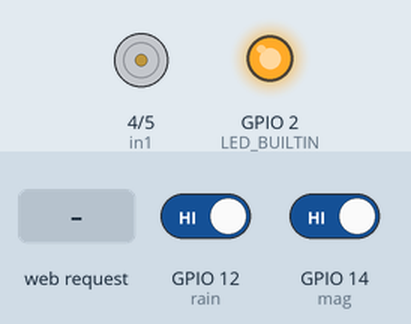
This sketch was run on a simulated ESP8266 (NodeMCU). Parts: motor-driver pin pairs drawn as motors (green arrow = first pin HIGH = forward, orange = second pin HIGH = backward, longer = more drive), output pins drawn as LEDs (lit = HIGH, except the on-board LED, lit = LOW). The inputs (shaded band) are chosen by the test bench; at power-on: GPIO 14 (mag) HIGH, GPIO 12 (rain) HIGH. WiFi joins after 1.5 s; servers stay silent unless stated; what the sketch prints to the serial monitor is not drawn.

Above: at 2.7 s.
2.8 s: HTTP request GET /OPEN received
At 3.9 s:
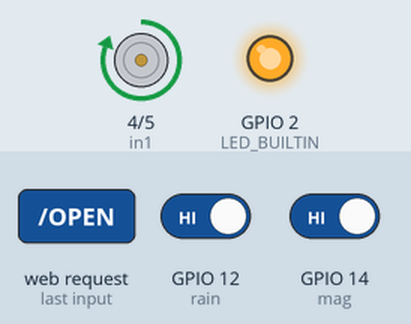
4.3 s: HTTP request GET /CLOSE received
At 5.1 s:
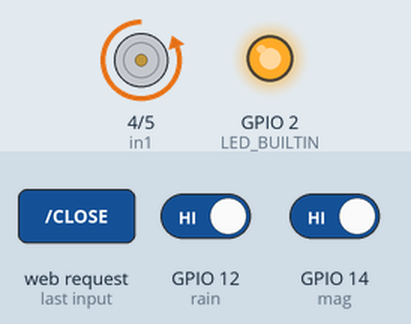
5.8 s: GPIO 14 (mag) driven LOW
At 6.2 s:
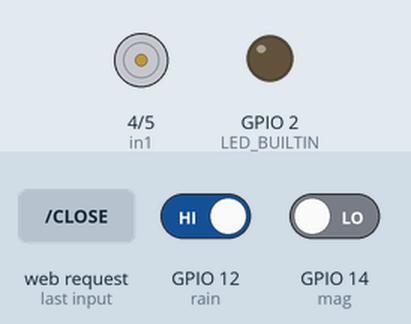
7.3 s: HTTP request GET /OPEN received
At 8.2 s:
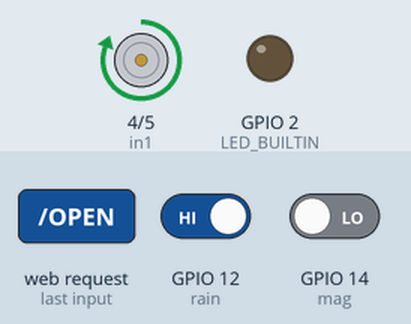
9.8 s: GPIO 12 (rain) driven LOW
At 10.9 s:
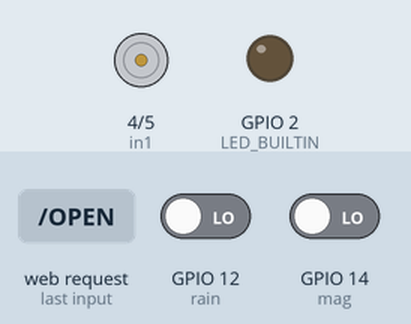
Timing chart, 0 to 12.8 s (numbered marks = the images above; inputs shaded):
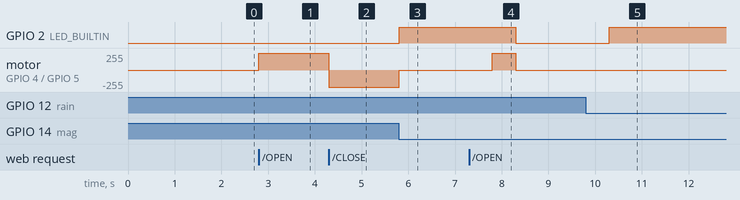

The sketch:

window_control_ver1.ino
```cpp
#include <ESP8266WiFi.h>

const char* ssid = "Mrspock_M1"; // 무선공유기 이름
const char* password = "123456"; // 무선공유기 접속 비밀번호

WiFiServer server(80);

const int in1 = 4; //모터제어1
const int in2 = 5; //모터제어2
const int mag = 14; // 자석센서
const int rain = 12; //레인센서
int value = 3; //기본상태 3,알수없음

void setup() {
  Serial.begin(9600);
  delay(10);

  pinMode(in1,OUTPUT);
  pinMode(in2,OUTPUT);
  pinMode(mag,INPUT);
  pinMode(rain,INPUT);

  pinMode(LED_BUILTIN, OUTPUT);
  digitalWrite(LED_BUILTIN, LOW);

  // 무선인터넷 접속
  Serial.println();
  Serial.println();
  Serial.print("Connecting to ");
  Serial.println(ssid);

  WiFi.begin(ssid, password);

  while (WiFi.status() != WL_CONNECTED) {
    delay(500);
    Serial.print(".");
  }
  Serial.println("");
  Serial.println("WiFi connected");

  // 서버 시작
  server.begin();
  Serial.println("Server started");

  // 무선인터넷 주소 출력
  Serial.print("Use this URL to connect: ");
  Serial.print("http://");
  Serial.print(WiFi.localIP());
  Serial.println("/");

}

void loop() {
    if (value != 5 & value != 11) {
      if (digitalRead(rain) == LOW) {
      value = 5;
      eclose();
    }
    }

  if (digitalRead(mag) == LOW) {
    wstop();
    if (value == 0) {
      value=10;
      digitalWrite(LED_BUILTIN, LOW);
    }
    else if (value == 1) {
      value=11;
      digitalWrite(LED_BUILTIN, HIGH);
    }
    else if (value == 5) {
      value=5;
      digitalWrite(LED_BUILTIN, HIGH);
    }
    delay(1000);
  }

  // 무선인터넷에 연결돼었는지 확인
  WiFiClient client = server.available();
  if (!client) {
    return;
  }

  // 명령을 기다림
  Serial.println("new client");
  while(!client.available()){
    delay(1);
  }

  // 명령을 확인함
  String request = client.readStringUntil('\r');
  client.flush();

  // 명령을 실행


  if (request.indexOf("/OPEN") != -1) {
    wopen();
  }
  if (request.indexOf("/CLOSE") != -1){
    wclose();
  }
  if (request.indexOf("/STOP") != -1){
    wstop();
    if(value < 4) {
      value = 2;
    }
  }


  // Return the response
  Serial.println(request);
  client.println("HTTP/1.1 200 OK");
  client.println("Content-Type: text/html");
  client.println(""); //  do not forget this one
  client.println("<!DOCTYPE HTML>");
  client.println("<html>");
  client.println("<head><META charset=\"utf-8\"></head>");
  client.println("<font size=30>");

  client.print("");


  if(value == 10 | value == 0) {
    client.print("창문이 열렸습니다.");
  }
  else if (value == 11 | value == 1) {
    client.print("창문이 닫혔습니다.");
  }
  else if (value == 2) {
    client.print("창문이 중간에서 멈췄습니다.");
  }
  else if (value == 3) {
    client.print("<font color=\"RED\">창문의 위치를 알 수 없습니다.</font>");
  }
  else if (value == 5) {
    client.println("<font color=\"RED\">비가와서 창문을 강제로 닫았습니다.</font>");
    }

  client.println("<br><br>");
  client.println("Click <a href=\"/OPEN\">here</a> 창문열기 <br>");
  client.println("Click <a href=\"/CLOSE\">here</a> 창문닫기 <br>");
  client.println("Click <a href=\"/STOP\">here</a> 멈춤 <br>");
  client.println("</html>");

  delay(1);
  Serial.println("Client disonnected");
  Serial.println("");

}

void wopen() {
  if(value == 10) {
  }
  else {
    value = 0;
    digitalWrite(in1,HIGH);
    digitalWrite(in2,LOW);
    delay(500);
  }
}

void wclose() {
  if(value == 11 |value == 5) {
  }
  else {
    value = 1;
    digitalWrite(in1, LOW);
    digitalWrite(in2, HIGH);
    delay(500);
  }
}

void wstop() {
  digitalWrite(in1, LOW);
  digitalWrite(in2, LOW);
}

void eclose() {
  digitalWrite(in1, LOW);
  digitalWrite(in2, HIGH);
}
```

Measured:
- after the input at 2.8 s, motor on GPIO 4 (in1) / GPIO 5 (in2): stopped → forward 255/255 at once
- after the input at 4.3 s, motor on GPIO 4 (in1) / GPIO 5 (in2): forward 255/255 → backward 255/255 at once
- after the input at 5.8 s, GPIO 2 (LED_BUILTIN): LOW → HIGH at once; motor on GPIO 4 (in1) / GPIO 5 (in2): backward 255/255 → stopped at once
- after the input at 7.3 s, GPIO 2 (LED_BUILTIN): HIGH → LOW after 1.0 s; motor on GPIO 4 (in1) / GPIO 5 (in2): stopped → forward 255/255 after 0.50 s, → stopped 0.50 s later
- after the input at 9.8 s, GPIO 2 (LED_BUILTIN): LOW → HIGH after 0.50 s
